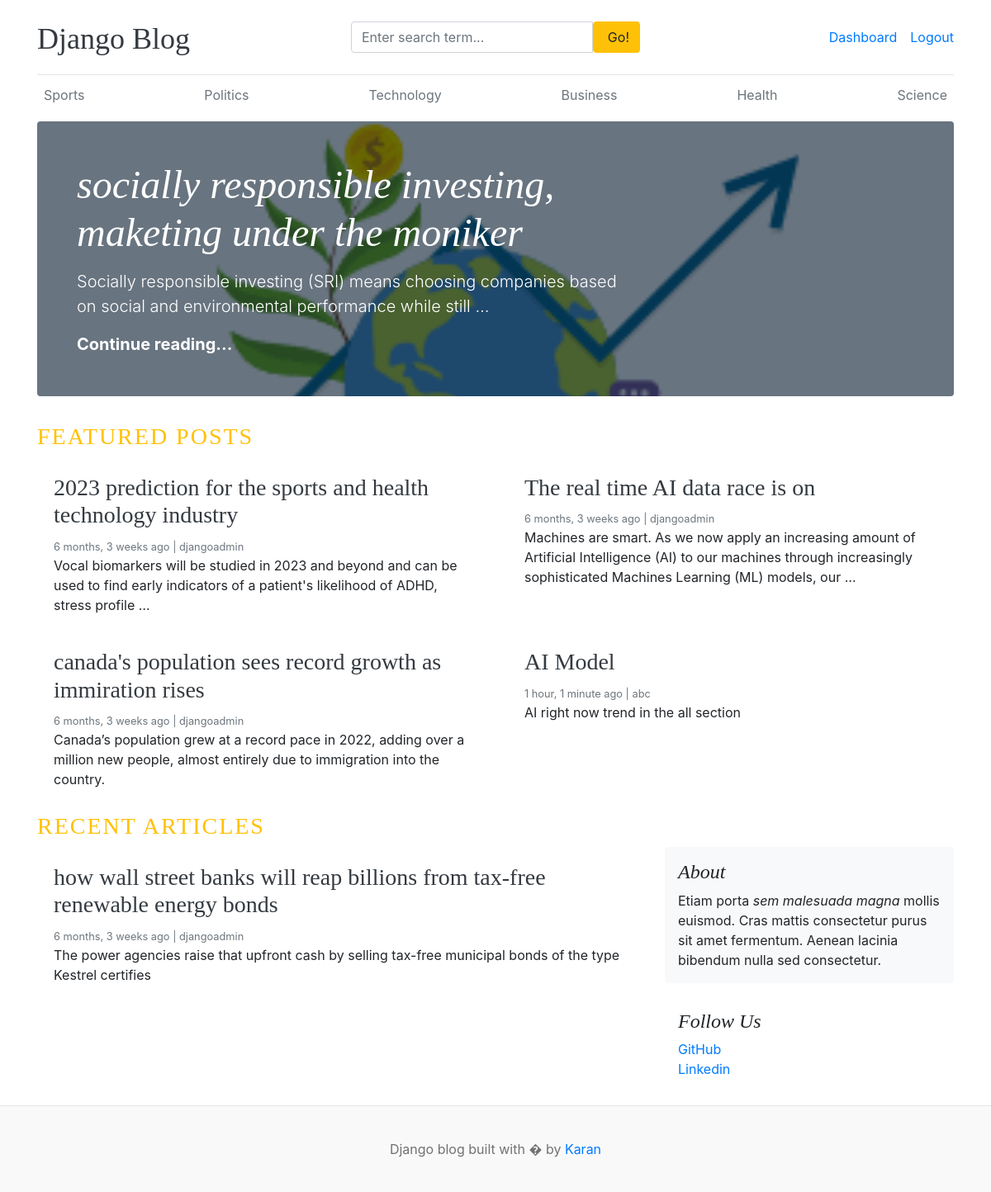
The page / (signed in) on the database its author committed.
### blogs/models.py (models this page shows, shortened)
class Category(models.Model):
    category_name = models.CharField(max_length=50, unique=True)
    created_at = models.DateTimeField(auto_now_add=True)
    updated_at = models.DateTimeField(auto_now=True)
    class Meta:
        verbose_name_plural = 'categories'

class Blog(models.Model):
    title = models.CharField(max_length=100)
    slug = models.SlugField(max_length=150, unique=True, blank=True)
    category = models.ForeignKey(Category, on_delete=models.CASCADE)
    author = models.ForeignKey(User, on_delete=models.CASCADE)
    featured_image = models.ImageField(upload_to='uploads/%Y/%m/%d')
    short_description = models.TextField(max_length=500)
    blog_body = models.TextField(max_length=2000)
    status = models.CharField(max_length=20, choices=STATUS_CHOICES, default="Draft")
    is_featured = models.BooleanField(default=False)
    created_at = models.DateTimeField(auto_now_add=True)
    updated_at = models.DateTimeField(auto_now=True)

### social/models.py (models this page shows, shortened)
class SocialLink(models.Model):
    platform = models.CharField(max_length=25)
    link = models.URLField(max_length=100)
    created_at = models.DateTimeField(auto_now_add=True)
    updated_at = models.DateTimeField(auto_now=True)

### blog_main/views.py (the view)
# urls.py: 2. Add a URL to urlpatterns:  path('', views.home, name='home')
def home(request):
    featured_posts = Blog.objects.filter(is_featured=True, status='Published').order_by('updated_at')
    posts = Blog.objects.filter(is_featured=False, status='Published')
    context = {
        'featured_posts': featured_posts,
        'posts': posts,
    }
    return render(request, 'home.html', context)

### blogs/context_processors.py (called while the page is built)
def get_categories(request):
    categories = Category.objects.all()
    return dict(categories=categories)

def get_social_links(request):
    social_links = SocialLink.objects.all()
    return dict(social_links=social_links)

### templates/home.html
{% extends "base.html" %}
{% block content %}
{% for post in featured_posts %}
    {% if forloop.first %}
      <div class="jumbotron p-3 p-md-5 text-white rounded bg-dark" style="background-image: url({{post.featured_image.url}});background-blend-mode: overlay;background-size:cover;">
        <div class="col-md-8 px-0">
          <h1 class="display-4 font-italic">{{post.title}}</h1>
          <p class="lead my-3">{{post.short_description | truncatewords:15 }}</p>
          <p class="lead mb-0"><a href="{% url "blogs" post.slug %}" class="text-white font-weight-bold">Continue reading...</a></p>
        </div>
      </div>
    {% endif %}
  {% endfor %}
    <h3 class="text-uppercase text-warning" style="letter-spacing: 2px;">Featured Posts</h3>
    <div class="row mb-2">
      {% for post in featured_posts %}
      {% if not forloop.first %}
        <div class="col-md-6">
          <div class="card border-0" >
            <div class="card-body">
              <h3><a href="{% url "blogs" post.slug %}" class="text-dark">{{post.title}}</a></h3>
              <small class="mb-1 text-muted">{{post.created_at | timesince}} ago | {{post.author}}</small>
              <p class="card-text">{{post.short_description | truncatewords:25 }}</p>
            </div>
          </div>
        </div>
      {% endif %}
      {% endfor %}
    </div>
  <h3 class="text-uppercase text-warning" style="letter-spacing: 2px;">Recent Articles</h3>
  <main role="main" class="container p-0">
    <div class="row">
      <div class="col-md-8 blog-main">
        {% for post in posts %}
            <div class="card border-0" >
              <div class="card-body">
                <h3><a href="{% url "blogs" post.slug %}" class="text-dark">{{post.title}}</a></h3>
                <small class="mb-1 text-muted">{{post.created_at | timesince}} ago | {{post.author}}</small>
                <p class="card-text">{{post.short_description | truncatewords:20 }}</p>
              </div>
            </div>
        {% endfor %}
      </div>
      <aside class="col-md-4 blog-sidebar">
        <div class="p-3 mb-3 bg-light rounded">
          <h4 class="font-italic">About</h4>
          <p class="mb-0">Etiam porta <em>sem malesuada magna</em> mollis euismod. Cras mattis consectetur purus sit amet fermentum. Aenean lacinia bibendum nulla sed consectetur.</p>
        </div>
        {% if social_links %}
          <div class="p-3">
            <h4 class="font-italic">Follow Us</h4>
            <ol class="list-unstyled">
              {% for i in social_links %}
                <li><a href="{{i.link}}" target="_blank">{{i.platform}}</a></li>
              {% endfor %}
            </ol>
          </div>
        {% endif %}
      </aside>
    </div>
  </main>
</div>
{% endblock content %}

### templates/base.html (shortened to what this page needs)
{% load static %}
<!DOCTYPE html>
<html lang="en">
<head>
    <link href="https://getbootstrap.com/docs/4.0/dist/css/bootstrap.min.css" rel="stylesheet">
    <link rel="stylesheet" href="https://cdnjs.cloudflare.com/ajax/libs/font-awesome/4.7.0/css/font-awesome.min.css">
    <link href="{% static 'css/blog.css' %}" rel="stylesheet">
  </head>
<body>
    <div class="container">
      <header class="blog-header py-3">
        <div class="row flex-nowrap justify-content-between align-items-center">
          <div class="col-4 pt-1">
            <a class="blog-header-logo text-dark" href="/">Django Blog</a>
          </div>
          <div class="col-4">
            <form action="{% url 'search' %}" method="GET">
              <div class="input-group">
                <input class="form-control" type="text" name="keyword" placeholder="Enter search term..." aria-label="Enter search term..." aria-describedby="button-search" />
                <button type="submit" class="btn btn-warning" id="button-search" type="button"> &nbsp;Go!</button>
              </div>
            </form>
          </div>
          <div class="col-4 d-flex justify-content-end align-items-center">
            {% if not user.is_authenticated %}
            <a class="btn btn-sm btn-warning" href="{% url "login" %}">Login</a> &nbsp;
            <a class="btn btn-sm btn-outline-secondary" href="{% url "register" %}">Register</a>
            {% else %}
            <span><a href="{% url "dashboard" %}">Dashboard</a></span>
            <span><a href="{% url "logout" %}">Logout</a></span>
            {% endif %}
          </div>
        </div>
      </header>
      <div class="nav-scroller py-1 mb-2">
        <nav class="nav d-flex justify-content-between">
          {% for cat in categories %}
            <a class="p-2 text-muted" href="{% url "post_by_category" cat.id %}">{{cat.category_name}}</a>
          {% endfor %}
        </nav>
      </div>
      {% block content %}
      {% endblock content %}
  <footer class="blog-footer">
    <p>Django blog built with � by <a href="#">Karan</a></p>
  </footer>
  </body>
  </html>

### static/css/blog.css (style rules this page uses)
.blog-header { border-bottom: 1px solid #e5e5e5; }
.blog-header-logo { font-family: "Playfair Display", Georgia, "Times New Roman", serif; font-size: 2.25rem; }
h1, h2, h3, h4, h5, h6 { font-family: "Playfair Display", Georgia, "Times New Roman", serif; }
.display-4 { font-size: 2.5rem; }
@media (min-width: 768px) { .display-4 { font-size: 3rem; } }
.blog-footer { padding: 2.5rem 0; color: #727272; text-align: center; background-color: #f9f9f9; border-top: .05rem solid #e5e5e5; }
.blog-footer p:last-child { margin-bottom: 0; }

### rows shown on the page
Category: category_name "Sports"
Category: category_name "Politics"
Category: category_name "Technology"
Category: category_name "Business"
Category: category_name "Health"
Category: category_name "Science"
Blog: featured_image (picture), title "socially responsible investing, maketing under the moniker", short_description "Socially responsible investing (SRI) means choosing companies based on social and environmental performance while still …"
Blog: title "2023 prediction for the sports and health technology industry", created_at "6 months, 3 weeks", author "djangoadmin", short_description "Vocal biomarkers will be studied in 2023 and beyond and can be used to find early indicators of a patient's likelihood of ADHD, stress profile …"
Blog: title "The real time AI data race is on", created_at "6 months, 3 weeks", author "djangoadmin", short_description "Machines are smart. As we now apply an increasing amount of Artificial Intelligence (AI) to our machines through increasingly sophisticated Machines Learning (ML) models, our …"
Blog: title "canada's population sees record growth as immiration rises", created_at "6 months, 3 weeks", author "djangoadmin", short_description "Canada’s population grew at a record pace in 2022, adding over a million new people, almost entirely due to immigration into the country."
Blog: title "AI Model", created_at "1 hour, 1 minute", author "abc", short_description "AI right now trend in the all section"
Blog: title "how wall street banks will reap billions from tax-free renewable energy bonds", created_at "6 months, 3 weeks", author "djangoadmin", short_description "The power agencies raise that upfront cash by selling tax-free municipal bonds of the type Kestrel certifies"
SocialLink: platform "GitHub"
SocialLink: platform "Linkedin"
